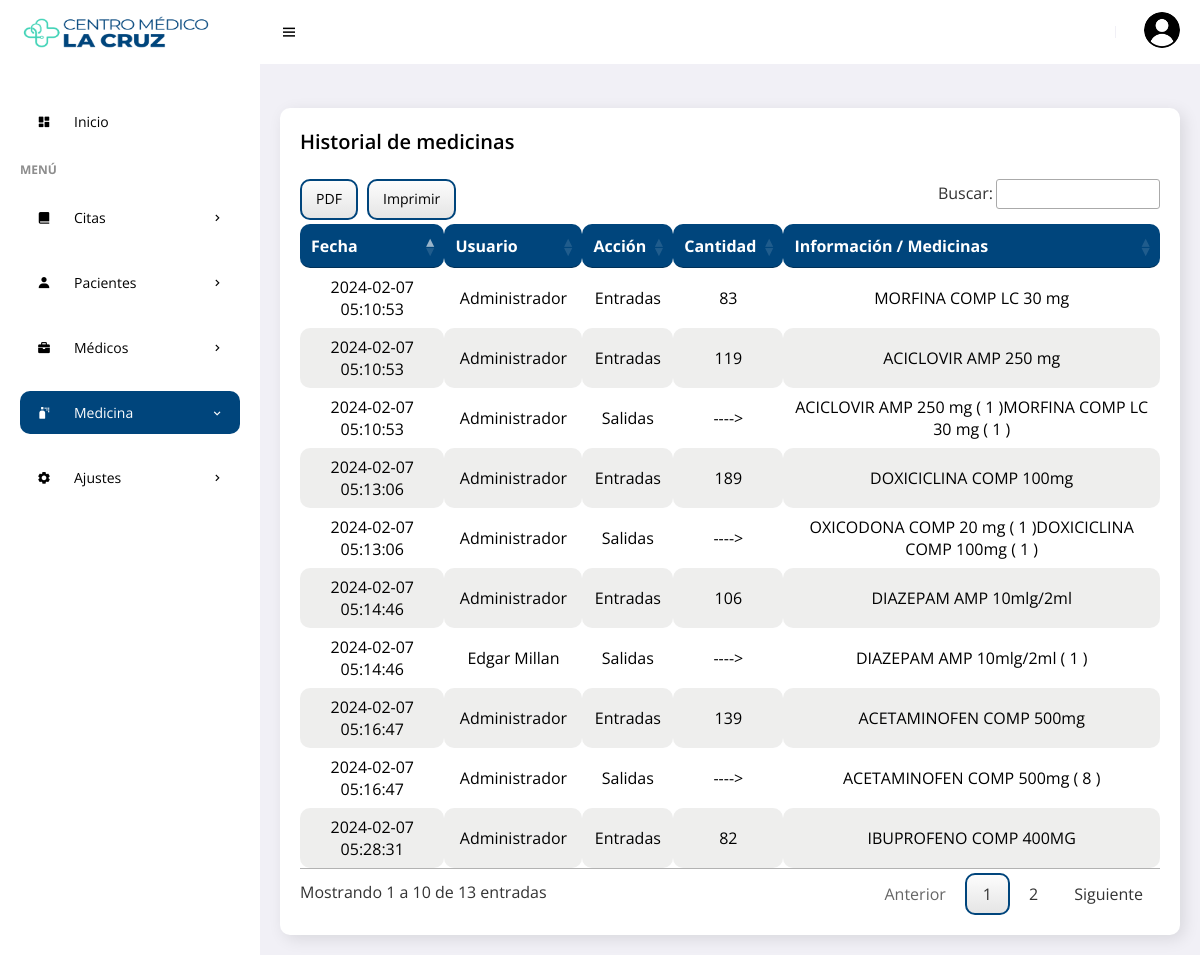
The app's page /frontend/medicinas/historial.php (signed in) with its own data.
### tables this page shows
CREATE TABLE `product` (
  `idprcd` int NOT NULL AUTO_INCREMENT,
  `codpro` char(14) NOT NULL,
  `nompro` text NOT NULL,
  `idcat` int NOT NULL,
  `preprd` decimal(10,2) NOT NULL,
  `stock` char(3) NOT NULL,
  `state` char(1) NOT NULL,
  `fere` timestamp NOT NULL DEFAULT CURRENT_TIMESTAMP ON UPDATE CURRENT_TIMESTAMP,
  PRIMARY KEY (`idprcd`),
  KEY `idcat` (`idcat`),
  CONSTRAINT `product_ibfk_1` FOREIGN KEY (`idcat`) REFERENCES `category` (`idcat`)
);

CREATE TABLE `orders` (
  `idord` int NOT NULL AUTO_INCREMENT,
  `user_id` int NOT NULL,
  `nomcl` varchar(70) NOT NULL,
  `method` varchar(50) NOT NULL,
  `total_products` text NOT NULL,
  `total_price` decimal(10,2) NOT NULL,
  `placed_on` timestamp NULL DEFAULT CURRENT_TIMESTAMP,
  `payment_status` varchar(20) NOT NULL,
  `tipc` varchar(25) NOT NULL,
  PRIMARY KEY (`idord`)
);

CREATE TABLE `users` (
  `id` int NOT NULL AUTO_INCREMENT,
  `username` varchar(25) NOT NULL,
  `name` varchar(30) NOT NULL,
  `password` varchar(255) NOT NULL,
  `rol` char(1) NOT NULL,
  `created_at` timestamp NOT NULL DEFAULT CURRENT_TIMESTAMP ON UPDATE CURRENT_TIMESTAMP,
  PRIMARY KEY (`id`)
);

### frontend/medicinas/historial.php (the view, shortened to what this page needs)
<!DOCTYPE html>
<html lang="es">
<head>
    <link href='https://unpkg.com/boxicons@2.0.9/css/boxicons.min.css' rel='stylesheet'>
    <link rel="stylesheet" href="../../backend/css/admin.css">
    <link rel="stylesheet" type="text/css" href="../../backend/css/datatable.css">
    <link rel="stylesheet" type="text/css" href="../../backend/css/buttonsdataTables.css">
    <link rel="stylesheet" type="text/css" href="../../backend/css/font.css">
</head>
<body>
    <section id="sidebar">
        <a href="../admin/escritorio.php" class="brand"><img src="../img/cm1.png" alt="" style="width:220px; height:180px;"></a>
        <ul class="side-menu">
            <li><a href="../admin/escritorio.php" ><i class='bx bxs-dashboard icon' ></i>Inicio</a></li>
            <li class="divider" data-text="Menú">Menú</li>
            <li>
                <a href="#"><i class='bx bxs-book-alt icon' ></i> Citas <i class='bx bx-chevron-right icon-right' ></i></a>
            </li>
            <li>
                <a href="#"><i class='bx bxs-user icon' ></i> Pacientes <i class='bx bx-chevron-right icon-right' ></i></a>
            </li>
            <li>
                <a href="#"><i class='bx bxs-briefcase icon'></i> Médicos <i class='bx bx-chevron-right icon-right'></i></a>
            </li>
            <li>
                <a href="#" class="active"><i class='bx bxs-spray-can icon' ></i> Medicina<i class='bx bx-chevron-right icon-right' ></i></a>
            </li>
            <li>
                <a href="#"><i class='bx bxs-cog icon' ></i> Ajustes<i class='bx bx-chevron-right icon-right' ></i></a>
            </li>
        </ul>
    </section>
    <section id="content">
        <nav>
            <i class='bx bx-menu toggle-sidebar'></i>
            <div class="profile">
            <img src="../img/cm4.png" alt="">
            </div>
        </nav>
        <main>
          <div class="data">
                <div class="content-data">
                    <div class="head">
                        <h3>Historial de medicinas</h3>
                    </div>
                   <div class="table-responsive" style="overflow-x:auto;">
                       <?php
require '../../backend/bd/Conexion.php';
$sentencia = $connect->prepare("SELECT * FROM orders INNER JOIN users ON orders.user_id = users.id ORDER BY idord DESC;");
$sentencia->execute();
$data =  array();
if($sentencia){
  while($r = $sentencia->fetchObject()){
    $r->accion = "Salidas";
    $data[] = $r;
  }
}
$sentencia_product = $connect->prepare("SELECT * FROM product ORDER BY idprcd DESC;");
$sentencia_product->execute();
$data_product =  array();
if($sentencia_product){
  while($r_product = $sentencia_product->fetchObject()){
    $r_product->accion = "Entradas";
    $data_product[] = $r_product;
  }
}
     ?>
     <?php if(count($data)>0 || count($data_product)>0):?>
         <table id="example" class="responsive-table">
            <thead>
                <tr>
                    <th scope="col">Fecha</th>
                    <th scope="col">Usuario</th>
                    <th scope="col">Acción</th>
                    <th scope="col">Cantidad</th>
                    <th scope="col">Información / Medicinas</th>
                </tr>
            </thead>
            <tbody>
            <?php foreach($data_product as $d_product):?>
    <tr>
        <td data-title="Fecha"><?php echo $d_product->fere ?></td>
        <td data-title="Usuario"><?php echo "Administrador"?></td>
        <td data-title="Acción"><?php echo $d_product->accion ?></td>
        <td data-title="Total"> <?php echo $d_product->stock; ?></td>
        <td data-title="Medicinas"><?php echo $d_product->nompro ?></td>
    </tr>
<?php endforeach; ?>
            <?php foreach($data as $d):?>
    <tr>
        <td data-title="Fecha"><?php echo $d->placed_on ?></td>
        <td data-title="Usuario"><?php echo $d->name ?></td>
        <td data-title="Acción"><?php echo $d->accion ?></td>
        <td data-title="Total"> <?php echo "---->" ?></td>
        <td data-title="Medicinas"><?php echo $d->total_products ?></td>
    </tr>
<?php endforeach; ?>
            </tbody>
         </table>
    <?php endif; ?>
                    </div>
                </div>
            </div>
        </main>
    </section>
</body>
</html>

### backend/css/datatable.css (style rules this page uses)
table.dataTable thead>tr>th.sorting,table.dataTable thead>tr>th.sorting_asc,table.dataTable thead>tr>th.sorting_desc,table.dataTable thead>tr>th.sorting_asc_disabled,table.dataTable thead>tr>th.sorting_desc_disabled,table.dataTable thead>tr>td.sorting,table.dataTable thead>tr>td.sorting_asc,table.dataTable thead>tr>td.sorting_desc,table.dataTable thead>tr>td.sorting_asc_disabled,table.dataTable thead>tr>td.sorting_desc_disabled { cursor:pointer;position:relative;padding-right:26px }
table.dataTable thead>tr>th.sorting:before,table.dataTable thead>tr>th.sorting:after,table.dataTable thead>tr>th.sorting_asc:before,table.dataTable thead>tr>th.sorting_asc:after,table.dataTable thead>tr>th.sorting_desc:before,table.dataTable thead>tr>th.sorting_desc:after,table.dataTable thead>tr>th.sorting_asc_disabled:before,table.dataTable thead>tr>th.sorting_asc_disabled:after,table.dataTable thead>tr>th.sorting_desc_disabled:before,table.dataTable thead>tr>th.sorting_desc_disabled:after,table.dataTable thead>tr>td.sorting:before,table.dataTable thead>tr>td.sorting:after,table.dataTable thead>tr>td.sorting_asc:before,table.dataTable thead>tr>td.sorting_asc:after,table.dataTable thead>tr>td.sorting_desc:before,table.dataTable thead>tr>td.sorting_desc:after,table.dataTable thead>tr>td.sorting_asc_disabled:before,table.dataTable thead>tr>td.sorting_asc_disabled:after,table.dataTable thead>tr>td.sorting_desc_disabled:before,table.dataTable thead>tr>td.sorting_desc_disabled:after { position:absolute;display:block;opacity:.125;right:10px;line-height:9px;font-size:.9em }
table.dataTable thead>tr>th.sorting:before,table.dataTable thead>tr>th.sorting_asc:before,table.dataTable thead>tr>th.sorting_desc:before,table.dataTable thead>tr>th.sorting_asc_disabled:before,table.dataTable thead>tr>th.sorting_desc_disabled:before,table.dataTable thead>tr>td.sorting:before,table.dataTable thead>tr>td.sorting_asc:before,table.dataTable thead>tr>td.sorting_desc:before,table.dataTable thead>tr>td.sorting_asc_disabled:before,table.dataTable thead>tr>td.sorting_desc_disabled:before { bottom:50%;content:"▴" }
table.dataTable thead>tr>th.sorting:after,table.dataTable thead>tr>th.sorting_asc:after,table.dataTable thead>tr>th.sorting_desc:after,table.dataTable thead>tr>th.sorting_asc_disabled:after,table.dataTable thead>tr>th.sorting_desc_disabled:after,table.dataTable thead>tr>td.sorting:after,table.dataTable thead>tr>td.sorting_asc:after,table.dataTable thead>tr>td.sorting_desc:after,table.dataTable thead>tr>td.sorting_asc_disabled:after,table.dataTable thead>tr>td.sorting_desc_disabled:after { top:50%;content:"▾" }
table.dataTable thead>tr>th.sorting_asc:before,table.dataTable thead>tr>th.sorting_desc:after,table.dataTable thead>tr>td.sorting_asc:before,table.dataTable thead>tr>td.sorting_desc:after { opacity:.6 }
table.dataTable thead th,table.dataTable thead td,table.dataTable tfoot th,table.dataTable tfoot td { text-align:left }
table.dataTable { width:100%;margin:0 auto;clear:both;border-collapse:separate;border-spacing:0 }
table.dataTable thead th,table.dataTable tfoot th { font-weight:bold }
table.dataTable thead th,table.dataTable thead td { padding:10px;border-bottom:1px solid rgba(0, 0, 0, 0.3) }
table.dataTable tbody tr { background-color:transparent }
table.dataTable tbody th,table.dataTable tbody td { padding:8px 10px }
table.dataTable.no-footer { border-bottom:1px solid rgba(0, 0, 0, 0.3) }
table.dataTable th,table.dataTable td { box-sizing:content-box }

### records on screen
product: fere "2024-02-07 05:13:06", accion "Entradas", stock "189", nompro "DOXICICLINA COMP 100mg"
product: fere "2024-02-07 05:10:53", accion "Entradas", stock "83", nompro "MORFINA COMP LC 30 mg"
product: fere "2024-02-07 05:10:53", accion "Entradas", stock "119", nompro "ACICLOVIR AMP 250 mg"
product: fere "2024-02-07 05:28:31", accion "Entradas", stock "82", nompro "IBUPROFENO COMP 400MG"
product: fere "2024-02-07 05:14:46", accion "Entradas", stock "106", nompro "DIAZEPAM AMP 10mlg/2ml"
product: fere "2024-02-07 05:16:47", accion "Entradas", stock "139", nompro "ACETAMINOFEN COMP 500mg"
orders: placed_on "2024-02-07 05:16:47", user.name "Administrador", accion "Salidas", total_products "ACETAMINOFEN COMP 500mg ( 8 )"
orders: placed_on "2024-02-07 05:14:46", user.name "Edgar Millan", accion "Salidas", total_products "DIAZEPAM AMP 10mlg/2ml ( 1 )"
orders: placed_on "2024-02-07 05:13:06", user.name "Administrador", accion "Salidas", total_products "OXICODONA COMP 20 mg ( 1 )DOXICICLINA COMP 100mg ( 1 )"
orders: placed_on "2024-02-07 05:10:53", user.name "Administrador", accion "Salidas", total_products "ACICLOVIR AMP 250 mg ( 1 )MORFINA COMP LC 30 mg ( 1 )"
